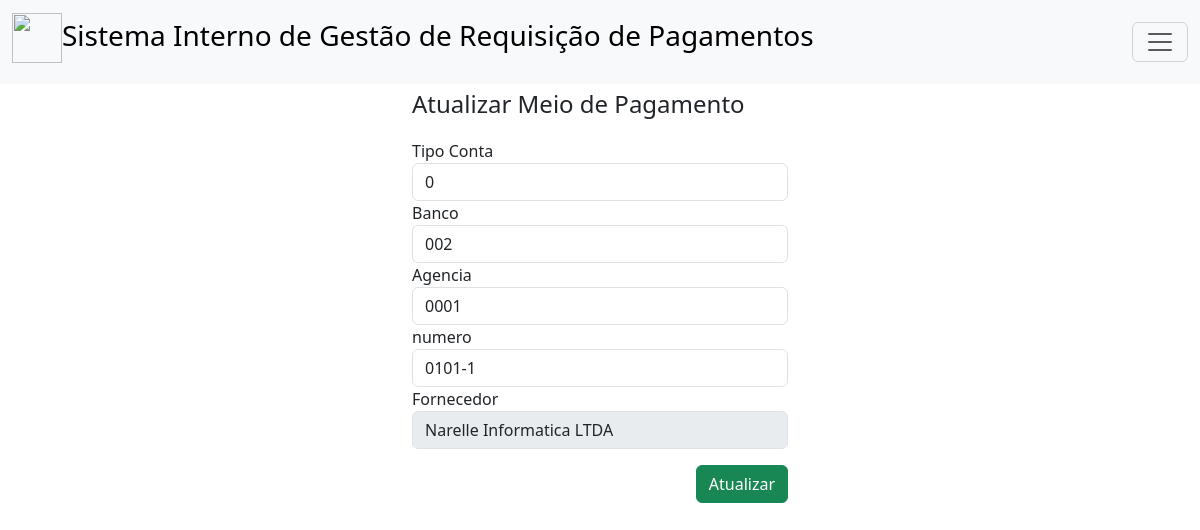
The app's page /editar_dadosbancarios.php?id=1 with its own data.
### tables this page shows
CREATE TABLE IF NOT EXISTS `dadosbancarios` (
  `idDadosBancarios` int NOT NULL AUTO_INCREMENT,
  `tipoConta` int DEFAULT NULL,
  `banco` varchar(10) DEFAULT NULL,
  `agencia` varchar(45) DEFAULT NULL,
  `numero` varchar(45) DEFAULT NULL,
  `Fornecedor_idFornecedor` int NOT NULL,
  PRIMARY KEY (`idDadosBancarios`,`Fornecedor_idFornecedor`),
  KEY `fk_DadosBancarios_Fornecedor1_idx` (`Fornecedor_idFornecedor`),
  CONSTRAINT `fk_DadosBancarios_Fornecedor1` FOREIGN KEY (`Fornecedor_idFornecedor`) REFERENCES `fornecedor` (`idFornecedor`)
);

CREATE TABLE IF NOT EXISTS `fornecedor` (
  `idFornecedor` int NOT NULL AUTO_INCREMENT,
  `nome` varchar(254) NOT NULL,
  `rua` varchar(45) DEFAULT NULL,
  `numero` varchar(10) DEFAULT NULL,
  `bairro` varchar(45) DEFAULT NULL,
  `cidade` varchar(45) DEFAULT NULL,
  `uf` varchar(2) DEFAULT NULL,
  `cnpj` varchar(45) DEFAULT NULL,
  `email` varchar(45) DEFAULT NULL,
  `telefone` varchar(15) DEFAULT NULL,
  PRIMARY KEY (`idFornecedor`),
  UNIQUE KEY `CNPJ_UNIQUE` (`cnpj`)
);

### editar_dadosbancarios.php (the view, shortened to what this page needs)
<?php
include 'conexao.php';
$id = $_GET['id'];
?>
<html>
<head>
    <link href="https://cdn.jsdelivr.net/npm/bootstrap@5.3.3/dist/css/bootstrap.min.css" rel="stylesheet">
</head>
<body>
<nav class="navbar bg-body-tertiary fixed-top">
    <div class="container-fluid">
    <a class="navbar-brand" href="#"><h3><img src="img/logo2.png" width="50px" height="50px">Sistema Interno de Gestão de Requisição de Pagamentos</h3></a>
    <button class="navbar-toggler" type="button" data-bs-toggle="offcanvas" data-bs-target="#offcanvasNavbar" aria-controls="offcanvasNavbar" aria-label="Toggle navigation">
        <span class="navbar-toggler-icon"></span>
    </button>
    </div>
    </nav>
<div class="container" id="tamanhoContainer" style="margin-top: 90px; width: 400px" >
<h4>Atualizar Meio de Pagamento</h4>
<form action="_atualizar_dadosbancarios.php" method="post" style="margin-top: 20px;">
        <?php
            $sql =  "SELECT dadosbancarios.idDadosBancarios,
                            dadosbancarios.tipoConta,
                            dadosbancarios.banco,
                            dadosbancarios.agencia,
                            dadosbancarios.numero,
                            fornecedor.nome AS fornecedor
                    FROM dadosbancarios
                    LEFT JOIN fornecedor ON fornecedor.idFornecedor = dadosbancarios.Fornecedor_idFornecedor WHERE idDadosBancarios = $id";
            $buscar = mysqli_query($conexao, $sql);
            while ($array = mysqli_fetch_array($buscar)) {
                $tipoConta = $array['tipoConta'];
                $banco = $array['banco'];
                $agencia = $array['agencia'];
                $numero = $array['numero'];
                $fornecedor = $array['fornecedor'];
        ?>
        <form>
        <div class="mb-3">
        <label>Tipo Conta</label>
        <input type="text" class="form-control" name="tipoconta" value="<?php echo $tipoConta ?>">
        <label>Banco</label>
        <input type="text" class="form-control" name="banco" value="<?php echo $banco ?>">
        <label>Agencia</label>
        <input type="text" class="form-control" name="agencia" value="<?php echo $agencia ?>">
        <label>numero</label>
        <input type="text" class="form-control" name="numero" value="<?php echo $numero ?>">
        <label>Fornecedor</label>
        <input type="text" class="form-control" name="fornecedor" value="<?php echo $fornecedor ?>" disabled>
        </div>
    <div style="text-align: right;">
    <button type="submit" class="btn btn-success">Atualizar</button>
    </div>
    <?php } ?>
</form>
</div>
</body>
</html>

### records on screen
dadosbancarios: tipoconta "0", banco "002", agencia "0001", numero "0101-1", fornecedor "Narelle Informatica LTDA"
